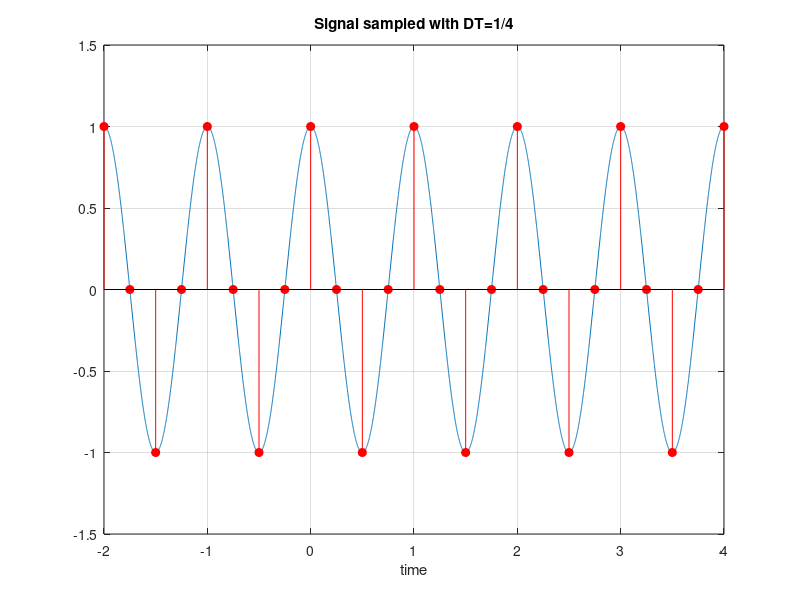
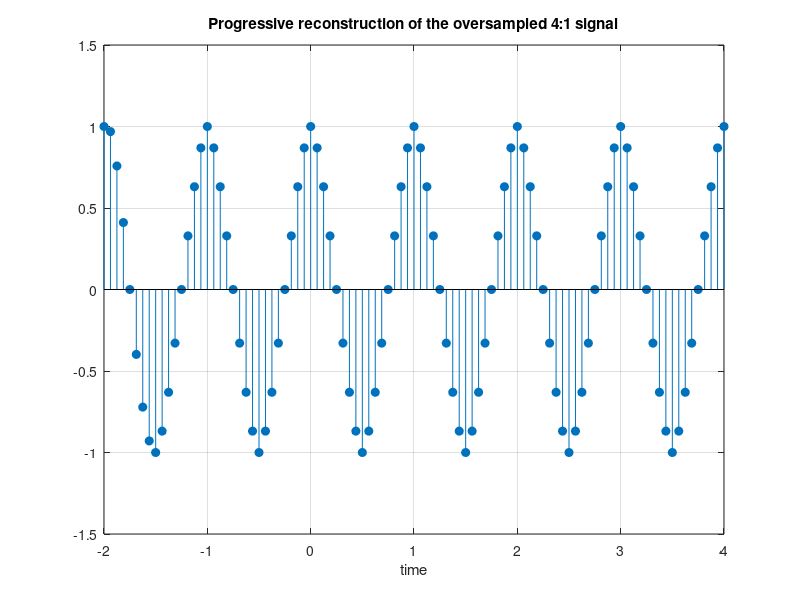

These charts were generated, in order, by the following MATLAB code:
% PROGRAMMA Oversampling
% Autore: Claudio Prati
% Politecnico di Milano, 8 Aprile 2014

% Campiona il segnale x(t)=cos(2*pi*t) con intervallo di campionamento
% DT=1/4 ottenendo il segnale xm.
% Interpola 4:1 i campioni di xm utilizzando un seno cardinale di 31
% campioni sinc((-15:15)/4).
% Il segnale interpolato 4:1 xn viene costruito come somma dei seni
% cardinali centrati sui campioni xm e moltiplicati per i valori dei
% campioni xm corrispondenti.
% 
%
clear all
close all
dt=1/1000;
t=(-2:.001:5);
x=cos(2*pi*1*t);
figure(1)
plot(t,x)
L=length(t);
axis([-2 4 -1.5 1.5])
grid on
xlabel('time')
title('time continuous signal x(t)')
pause

%---------------------------------------------
DT=1/4;
T=(-2:DT:5);
xm=x(1:DT/dt:L);
Lxm=length(xm);
figure(1)
hold on
stem(T,xm,'r','fill')
title('Signal sampled with DT=1/4')
pause

%---------------------------------------------

DT2=DT/4;
T2=(-2:DT2:5);
T2=(-2-(15*DT2):DT2:5+(15*DT2));
xn=zeros(1,length(T2));
figure(2)
for m=1:Lxm
    xn(4*m-3:4*(m-1)+31)=xn(4*m-3:4*(m-1)+31)+xm(m)*sinc((-15:15)/4);
    stem(T2,xn,'fill')
    axis([-2 4 -1.5 1.5])
    grid on
    xlabel('time')
    title('Progressive reconstruction of the oversampled 4:1 signal')
pause(.2)
end




    